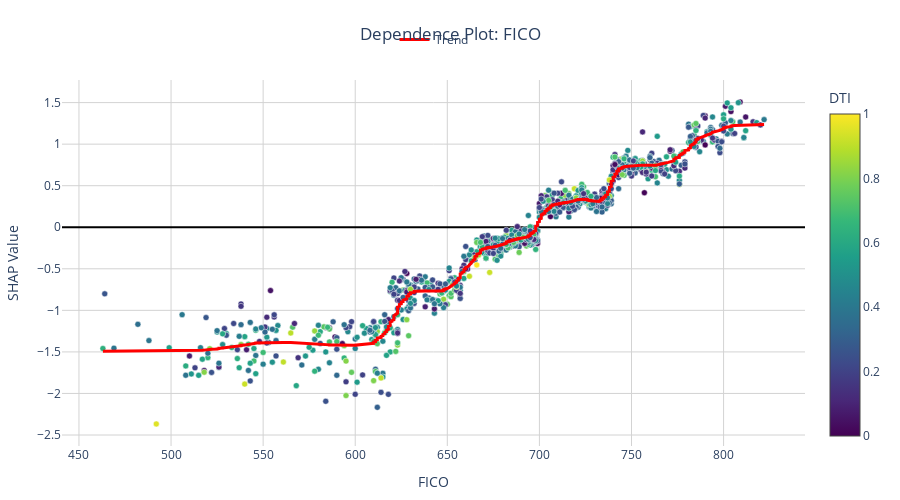

The notebook cell saved with this chart:
### Markdown cell above
---
## 3. Feature Dependence Plots

**What it shows:** How each feature value affects booking probability

Key questions answered:
- At what FICO score does booking probability increase?
- How does LTV affect approval?
- Is there a DTI threshold?

### Code cell
# FICO Score dependence
fig = interp.plot_dependence('FICO')
fig.show()

print("\nInterpretation: Higher FICO scores should increase booking probability")

### Figure 1 — Plotly figure (JSON) as saved in the notebook; plotly's stock layout.template omitted (floating-point values rounded to 4 significant figures; data arrays with more than 128 entries replaced by an {"elided": "..."} marker saying what was removed)
{"data": [{"hovertemplate": "<b>FICO</b>: %{x:.2f}<br>SHAP: %{y:.4f}<extra></extra>", "marker": {"color": {"elided": "1000 float values"}, "colorbar": {"title": {"text": "DTI"}}, "colorscale": [[0.0, "#440154"], [0.1111, "#482878"], [0.2222, "#3e4989"], [0.3333, "#31688e"], [0.4444, "#26828e"], [0.5556, "#1f9e89"], [0.6667, "#35b779"], [0.7778, "#6ece58"], [0.8889, "#b5de2b"], [1.0, "#fde725"]], "line": {"color": "white", "width": 0.5}, "showscale": true, "size": 6}, "mode": "markers", "showlegend": false, "type": "scatter", "x": {"elided": "1000 int values"}, "y": {"elided": "1000 float values"}}, {"hoverinfo": "skip", "line": {"color": "red", "width": 3}, "mode": "lines", "name": "Trend", "showlegend": true, "type": "scatter", "x": {"elided": "1000 int values"}, "y": {"elided": "1000 float values"}}], "layout": {"height": 500, "hovermode": "closest", "legend": {"orientation": "h", "x": 0.5, "xanchor": "center", "y": 1.15, "yanchor": "top"}, "margin": {"b": 50, "l": 50, "r": 50, "t": 80}, "plot_bgcolor": "white", "title": {"text": "Dependence Plot: FICO", "x": 0.5, "xanchor": "center"}, "xaxis": {"gridcolor": "lightgray", "gridwidth": 1, "showgrid": true, "title": {"text": "FICO"}}, "yaxis": {"gridcolor": "lightgray", "gridwidth": 1, "showgrid": true, "title": {"text": "SHAP Value"}, "zeroline": true, "zerolinecolor": "black", "zerolinewidth": 2}}}
